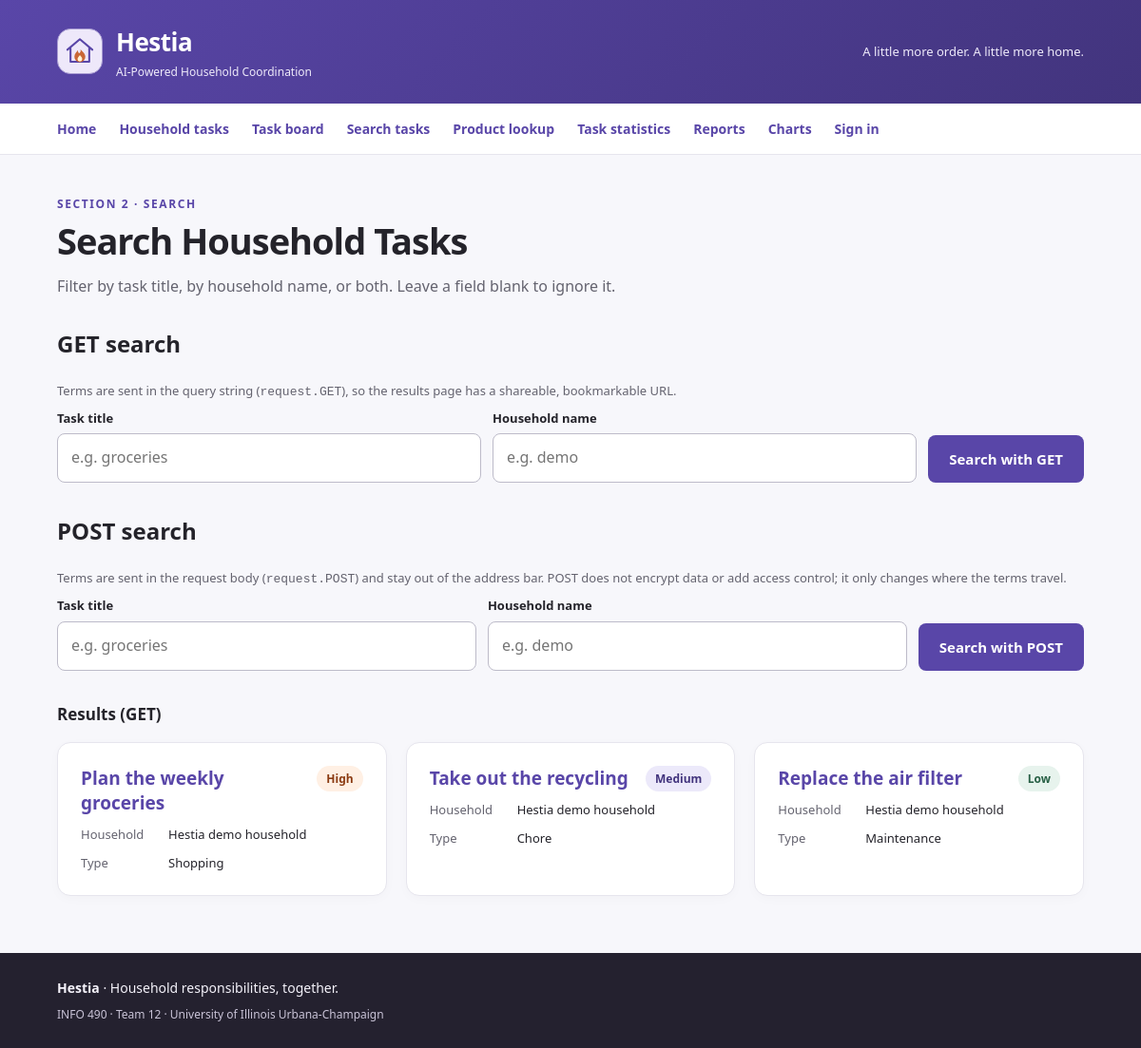
The page /tasks/search/ on the database its author committed.
### workflows/models.py (models this page shows, shortened)
class Task(models.Model):
    class TaskType(models.TextChoices):
        CHORE = "CHORE", "Chore"
        APPOINTMENT = "APPOINTMENT", "Appointment"
        DEADLINE = "DEADLINE", "Deadline"
        ERRAND = "ERRAND", "Errand"
        MAINTENANCE = "MAINTENANCE", "Maintenance"
        SHOPPING = "SHOPPING", "Shopping"
        OTHER = "OTHER", "Other"
    class Priority(models.TextChoices):
        LOW = "LOW", "Low"
        MEDIUM = "MEDIUM", "Medium"
        HIGH = "HIGH", "High"
        URGENT = "URGENT", "Urgent"
    task_id = models.AutoField(primary_key=True)
    workspace = models.ForeignKey(
        Workspace,
        on_delete=models.CASCADE,
        related_name="tasks",
    )
    source_document = models.ForeignKey(
        SourceDocument,
        on_delete=models.SET_NULL,
        null=True,
        blank=True,
        related_name="generated_tasks",
    )
    created_by_membership = models.ForeignKey(
        Membership,
        on_delete=models.SET_NULL,
        null=True,
        blank=True,
        related_name="created_tasks",
    )
    related_product = models.ForeignKey(
        Product,
        on_delete=models.SET_NULL,
        null=True,
        blank=True,
        related_name="related_tasks",
    )
    related_shopping_list_entry = models.ForeignKey(
        ShoppingListEntry,
        on_delete=models.SET_NULL,
        null=True,
        blank=True,
        related_name="related_tasks",
    )
    title = models.CharField(max_length=200)
    description = models.TextField(blank=True)
    task_type = models.CharField(
        max_length=40,
        choices=TaskType.choices,
        default=TaskType.OTHER,
    )
    priority = models.CharField(
        max_length=20,
        choices=Priority.choices,
        default=Priority.MEDIUM,
    )
    recurrence_rule = models.CharField(max_length=255, blank=True)
    default_location = models.CharField(max_length=255, blank=True)
    created_at = models.DateTimeField(auto_now_add=True)
    updated_at = models.DateTimeField(auto_now=True)
    class Meta:
        ordering = [
            "-created_at",
            "title",
        ]
        constraints = [
            models.UniqueConstraint(
                fields=["workspace", "title"],
                name="unique_task_title_per_workspace",
            )
        ]
    def get_absolute_url(self):
        return reverse("workflows:task-detail", kwargs={"pk": self.pk})

### households/models.py (models this page shows, shortened)
class Workspace(models.Model):
    class WorkspaceType(models.TextChoices):
        HOUSEHOLD = "HOUSEHOLD", "Household"
        TEAM = "TEAM", "Team"
    workspace_id = models.AutoField(primary_key=True)
    name = models.CharField(max_length=120)
    workspace_type = models.CharField(
        max_length=30,
        choices=WorkspaceType.choices,
        default=WorkspaceType.HOUSEHOLD,
    )
    timezone = models.CharField(
        max_length=50,
        default="America/Chicago",
    )
    members = models.ManyToManyField(
        settings.AUTH_USER_MODEL,
        through="Membership",
        related_name="hestia_workspaces",
    )
    created_at = models.DateTimeField(auto_now_add=True)
    updated_at = models.DateTimeField(auto_now=True)
    class Meta:
        ordering = ["name"]

### workflows/search_views.py (the view)
# urls.py: path("", task_search_get, name="get"),
@require_GET
def task_search_get(request):
    return _render_search(request, params=request.GET, submitted=True, search_method="GET")

### workflows/search_views.py (called while the page is built)
def _render_search(request, *, params, submitted, search_method):
    q = params.get("q", "").strip()
    workspace_name = params.get("workspace_name", "").strip()
    tasks = filter_task_queryset(Task.objects.all(), q=q, workspace_name=workspace_name) if submitted else Task.objects.none()
    return render(
        request,
        "tasks/search.html",
        {
            "tasks": tasks,
            "q": q,
            "workspace_name": workspace_name,
            "submitted": submitted,
            "search_method": search_method,
        },
    )

### workflows/task_queries.py (called while the page is built)
def filter_task_queryset(queryset: QuerySet[Task], *, q: str = "", workspace_name: str = "") -> QuerySet[Task]:
    q = q.strip()
    workspace_name = workspace_name.strip()
    if q:
        queryset = queryset.filter(title__icontains=q)
    if workspace_name:
        queryset = queryset.filter(workspace__name__icontains=workspace_name)
    return queryset.select_related("workspace").order_by("task_id")

### templates/tasks/search.html (shortened to what this page needs)
{% extends "base.html" %}
{% block content %}
<section class="page-header">
    <p class="eyebrow">Section 2 &middot; Search</p>
    <h1>Search Household Tasks</h1>
    <p>Filter by task title, by household name, or both. Leave a field blank to ignore it.</p>
</section>
<section class="view-demo" aria-labelledby="get-search-heading">
    <h2 id="get-search-heading">GET search</h2>
    <p>Terms are sent in the query string (<code>request.GET</code>), so the results page has a shareable, bookmarkable URL.</p>
    <form action="{% url 'task_search:get' %}" method="get" class="search-form" role="search">
        <div class="search-field">
            <label for="get-q">Task title</label>
            <input id="get-q" type="search" name="q" value="{% if search_method == 'GET' %}{{ q }}{% endif %}" placeholder="e.g. groceries">
        </div>
        <div class="search-field">
            <label for="get-workspace-name">Household name</label>
            <input id="get-workspace-name" type="search" name="workspace_name" value="{% if search_method == 'GET' %}{{ workspace_name }}{% endif %}" placeholder="e.g. demo">
        </div>
        <button type="submit">Search with GET</button>
    </form>
</section>
<section class="view-demo" aria-labelledby="post-search-heading">
    <h2 id="post-search-heading">POST search</h2>
    <p>Terms are sent in the request body (<code>request.POST</code>) and stay out of the address bar. POST does not encrypt data or add access control; it only changes where the terms travel.</p>
    <form action="{% url 'task_search:post' %}" method="post" class="search-form" role="search">
        <div class="search-field">
            <label for="post-q">Task title</label>
            <input id="post-q" type="search" name="q" value="{% if search_method == 'POST' %}{{ q }}{% endif %}" placeholder="e.g. groceries">
        </div>
        <div class="search-field">
            <label for="post-workspace-name">Household name</label>
            <input id="post-workspace-name" type="search" name="workspace_name" value="{% if search_method == 'POST' %}{{ workspace_name }}{% endif %}" placeholder="e.g. demo">
        </div>
        <button type="submit">Search with POST</button>
    </form>
</section>
<section aria-labelledby="search-results-heading">
    <div class="results-heading">
        <h2 id="search-results-heading">Results ({{ search_method }})</h2>
    </div>
    {% if not submitted %}
        <p class="empty-state">Submit the POST form to see results.</p>
    {% else %}
    <div class="task-grid">
        {% for task in tasks %}
            <article class="task-card">
                <div class="card-heading">
                    <h3><a href="{{ task.get_absolute_url }}">{{ task.title }}</a></h3>
                    <span class="status-badge priority-{{ task.priority|lower }}">{{ task.get_priority_display }}</span>
                </div>
                <dl class="task-details">
                    <div><dt>Household</dt><dd>{{ task.workspace.name }}</dd></div>
                    <div><dt>Type</dt><dd>{{ task.get_task_type_display }}</dd></div>
                </dl>
            </article>
        {% endfor %}
    </div>
    {% endif %}
</section>
{% endblock %}

### static files/css/style.css (style rules this page uses)
:root { --hestia-primary: #5946a8; --hestia-primary-dark: #42347d; --hestia-background: #f7f7fb; --hestia-text: #24232a; --hestia-muted: #64636f; --hestia-border: #e6e5ed; }
* { box-sizing: border-box; }
body { margin: 0; min-height: 100vh; display: flex; flex-direction: column; background: var(--hestia-background); color: var(--hestia-text); font: 16px/1.6 "Segoe UI", sans-serif; }
a { color: var(--hestia-primary); }
.page-header { margin-bottom: 28px; }
.page-header h1 { font-size: clamp(28px, 4vw, 38px); line-height: 1.2; letter-spacing: -1px; margin: 7px 0 12px; }
.page-header p { margin: 0; color: var(--hestia-muted); }
.page-header .eyebrow { color: var(--hestia-primary); font-size: 12px; font-weight: 700; letter-spacing: 1.6px; text-transform: uppercase; }
.view-demo { margin-bottom: 28px; }
.view-demo p { margin: 0 0 6px; color: var(--hestia-muted); font-size: 13px; }
.search-form { display: flex; align-items: flex-end; flex-wrap: wrap; gap: 12px; margin-bottom: 32px; }
.search-field { flex: 1; min-width: 200px; }
.search-field label { display: block; font-size: 13px; font-weight: 600; margin-bottom: 6px; }
input { width: 100%; padding: 12px 14px; border: 1px solid #bdbbc9; border-radius: 8px; background: white; color: inherit; font: inherit; }
button, .button-link { display: inline-block; padding: 13px 22px; border: 0; border-radius: 8px; background: var(--hestia-primary); color: white; font: 600 15px/1.6 "Segoe UI", sans-serif; text-decoration: none; cursor: pointer; }
.results-heading h2 { font-size: 17px; margin: 0 0 16px; }
.task-grid { display: grid; grid-template-columns: repeat(auto-fit, minmax(min(100%, 290px), 1fr)); gap: 20px; }
.task-card { background: white; border: 1px solid var(--hestia-border); border-radius: 14px; padding: 24px; box-shadow: 0 3px 12px #24232a06; overflow-wrap: anywhere; }
.card-heading { display: flex; align-items: flex-start; justify-content: space-between; gap: 12px; }
.task-card h3 { margin: 0; font-size: 19px; line-height: 1.4; }
.task-card h3 a { text-decoration: none; }
.status-badge { flex-shrink: 0; padding: 4px 10px; border-radius: 30px; background: #ece9fa; color: var(--hestia-primary-dark); font-size: 12px; font-weight: 700; }
.priority-high, .priority-urgent { background: #fff0e4; color: #8b3b12; }
.priority-low { background: #e7f3ed; color: #286045; }
.task-details { margin: 0; font-size: 13px; }
.task-details div { display: grid; grid-template-columns: 80px 1fr; gap: 12px; margin-top: 9px; }
.task-details dt { color: var(--hestia-muted); }
.task-details dd { margin: 0; }

### rows shown on the page
Task: title "Plan the weekly groceries", priority "High", workspace.name "Hestia demo household", task_type "Shopping"
Task: title "Take out the recycling", priority "Medium", workspace.name "Hestia demo household", task_type "Chore"
Task: title "Replace the air filter", priority "Low", workspace.name "Hestia demo household", task_type "Maintenance"

### other values the page prints
{{ search_method }} "GET"
